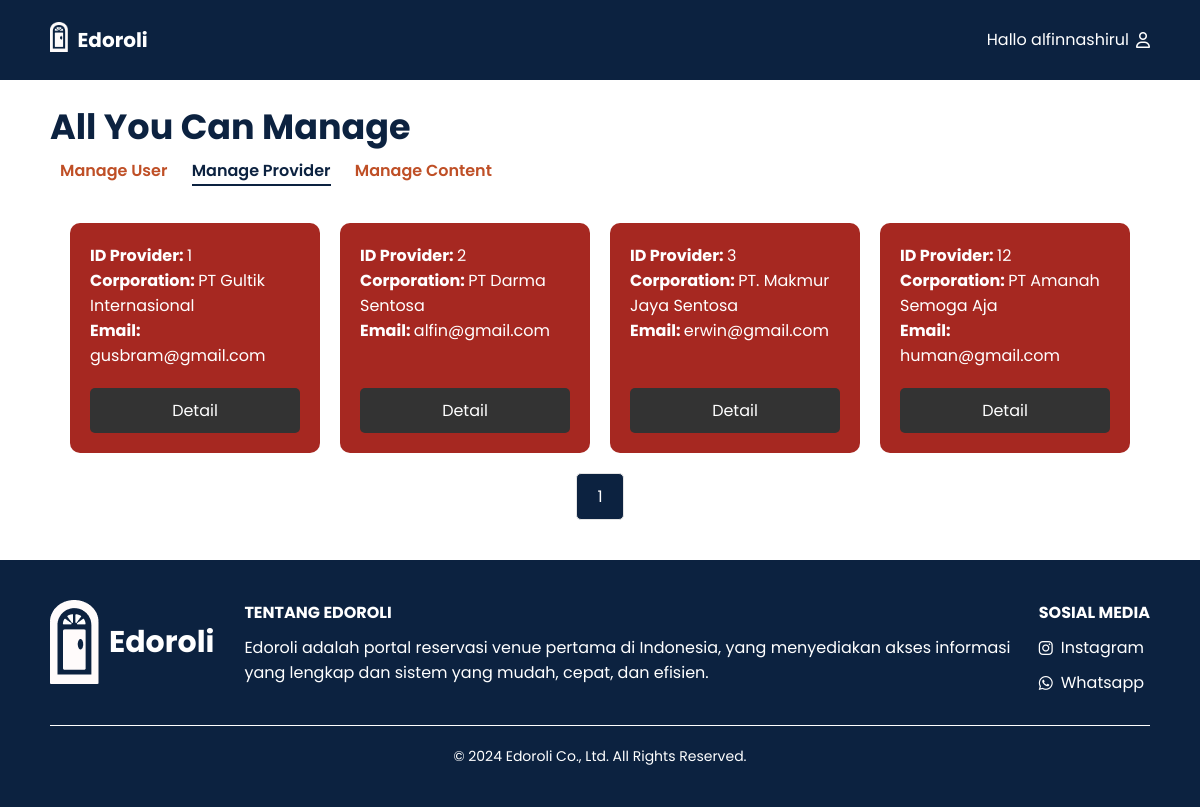
Page /Admin/prov_manage.php (signed in) on the committed database.
### tables this page shows
CREATE TABLE `provider` (
  `id_provider` int(10) NOT NULL,
  `gmail` varchar(30) DEFAULT NULL,
  `username` varchar(30) DEFAULT NULL,
  `lembaga` varchar(200) NOT NULL,
  `password` varchar(255) DEFAULT NULL,
  `nomorhp` bigint(18) DEFAULT NULL,
  `alamat` varchar(255) DEFAULT NULL
);

### Admin/prov_manage.php (the view, shortened to what this page needs)
<?php
$conn = connectDatabase();
$provider_per_page = 16;
$page = isset($_GET['page']) ? (int)$_GET['page'] : 1;
$offset = ($page - 1) * $provider_per_page;
$sql = "SELECT id_provider, gmail, username, lembaga FROM provider LIMIT $provider_per_page OFFSET $offset";
$result = $conn->query($sql);
?>
<!DOCTYPE html>
<html lang="en">
<head>
  <link rel="stylesheet" href="https://cdnjs.cloudflare.com/ajax/libs/font-awesome/6.0.0-beta3/css/all.min.css" />
  <link rel="stylesheet" href="../css/user_manage.css" />
  <link rel="stylesheet" href="../css/footer.css" />
</head>
<body>
<header>
    <div class="wrapper">
        <div class="logo-nama">
            <div class="logo"><img src="../image/logo.png" alt="Logo"></div>
            <div class="nama_website"><a href="#">Edoroli</a></div>
        </div>
        <div class="menu"><a href="user_manage.php?page=1">Hallo <?php echo $_SESSION['admin_name']; ?><i class="far fa-user"></i></a></div>
    </div>
</header>
<nav class="main-title">
<h1>All You Can Manage</h1>
    <div class="nav-links">
        <a href="user_manage.php?page=1" class="nav-item" id="user">Manage User</a>
        <a href="prov_manage.php?page=1" class="nav-item active" id="provider">Manage Provider</a>
        <a href="content_venue.php" class="nav-item" id="content">Manage Content</a>
    </div>
</nav>
<main>
    <div class="user-grid">
        <?php
        if ($result->num_rows > 0) {
            while ($row = $result->fetch_assoc()) {
                echo '<div class="user-card">';
                echo '<div class="user-card-content">';
                echo '<p><strong>ID Provider: </strong>' . $row["id_provider"] . '</p>';
                echo '<p><strong>Corporation: </strong>' . $row["lembaga"] . '</p>';
                echo '<p><strong>Email: </strong>' . $row["gmail"] . '</p>';
                echo '</div>';
                echo '<a href="prov_detail.php?id=' . $row["id_provider"] . '" class="detail-btn">Detail</a>';
                echo '</div>';
            }
        } else {
            echo "No users found.";
        }
        ?>
    </div>
    <div class="pagination">
        <span class="page-number"><?php echo $page; ?></span>
    </div>
</main>
<?php require_once '../php/footer.php'; ?>
</body>
</html>

### css/user_manage.css (style rules this page uses)
* { text-decoration: none; margin: 0px; padding: 0px; }
body { font-family: "Poppins", sans-serif; margin: 0; padding: 0; background-color: white; }
.wrapper { width: 1100px; margin: auto; align-items: center; }
.nama_website a { font-size: 20px; font-weight: bold; float: left; font-family: "Poppins"; color: #fff; }
.logo img { padding: 22px 10px 0px 0px; vertical-align: center; float: left; max-width: 50px; max-height: 30px; }
.menu { float: right; display: flex; align-items: center; margin-left: auto; }
.menu a { color: #fff; display: flex; align-items: center; }
.menu a i { margin-left: 7px; }
header { width: 100%; margin: auto; display: flex; line-height: 80px; position: sticky; top: 0px; background-color: #0c2240; z-index: 10; justify-content: space-between; align-items: center; }
.main-title { max-width: 1100px; margin: 20px auto; display: flex; flex-direction: column; }
.main-title h1 { font-size: 35px; color: #0c2240; margin-bottom: 5px; }
.main-title a { margin: 0 10px; color: #bf4f26; text-decoration: none; font-size: 18px solid; position: relative; font-weight: 600; }
.nav-item.active { color: #0c2240; }
.nav-item.active::after { content: ""; position: absolute; width: 100%; height: 2px; background-color: #0c2240; left: 0; bottom: -4px; }
main { max-width: 1100px; margin: auto; padding: 20px; box-sizing: border-box; }
.user-grid { display: grid; grid-template-columns: repeat(4, 1fr); gap: 20px; margin: 0 auto; }
.user-card { background-color: #a62821; color: white; padding: 20px; border-radius: 10px; display: flex; flex-direction: column; justify-content: space-between; }
.user-card-content { margin-bottom: 20px; }
.detail-btn { background-color: #333; color: #fff; border: none; padding: 10px 20px; border-radius: 5px; cursor: pointer; text-align: center; }
.pagination { display: flex; justify-content: center; align-items: center; margin-top: 20px; margin-bottom: 20px; }
.page-number { display: inline-block; padding: 10px 20px; margin: 0 5px; border: 1px solid #e4e4e4; border-radius: 5px; background-color: #0c2240; color: white; }

### rows in the picture
provider: id_provider "1", lembaga "PT Gultik Internasional", gmail "gusbram@gmail.com"
provider: id_provider "2", lembaga "PT Darma Sentosa", gmail "alfin@gmail.com"
provider: id_provider "3", lembaga "PT. Makmur Jaya Sentosa", gmail "erwin@gmail.com"
provider: id_provider "12", lembaga "PT Amanah Semoga Aja", gmail "human@gmail.com"

### other values in the picture
$_SESSION['admin_name'] "alfinnashirul"
$page "1"
